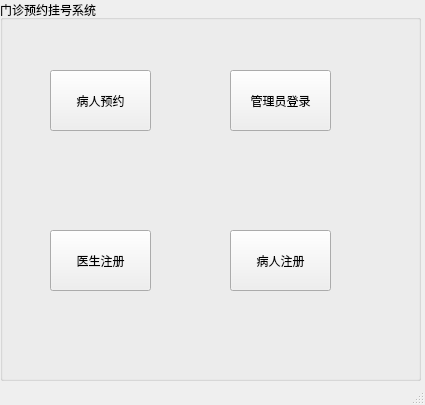
<?xml version="1.0" encoding="UTF-8"?>
<ui version="4.0">
 <class>MainWindow</class>
 <widget class="QMainWindow" name="MainWindow">
  <property name="geometry">
   <rect>
    <x>0</x>
    <y>0</y>
    <width>425</width>
    <height>405</height>
   </rect>
  </property>
  <property name="windowTitle">
   <string>MainWindow</string>
  </property>
  <widget class="QWidget" name="centralwidget">
   <widget class="QGroupBox" name="groupBox">
    <property name="geometry">
     <rect>
      <x>0</x>
      <y>0</y>
      <width>421</width>
      <height>381</height>
     </rect>
    </property>
    <property name="title">
     <string>门诊预约挂号系统</string>
    </property>
    <widget class="QPushButton" name="patient">
     <property name="geometry">
      <rect>
       <x>50</x>
       <y>70</y>
       <width>101</width>
       <height>61</height>
      </rect>
     </property>
     <property name="text">
      <string>病人预约</string>
     </property>
    </widget>
    <widget class="QPushButton" name="adminastrator">
     <property name="geometry">
      <rect>
       <x>230</x>
       <y>70</y>
       <width>101</width>
       <height>61</height>
      </rect>
     </property>
     <property name="text">
      <string>管理员登录</string>
     </property>
    </widget>
    <widget class="QPushButton" name="doctor">
     <property name="geometry">
      <rect>
       <x>50</x>
       <y>230</y>
       <width>101</width>
       <height>61</height>
      </rect>
     </property>
     <property name="text">
      <string>医生注册</string>
     </property>
    </widget>
    <widget class="QPushButton" name="patientenroll">
     <property name="geometry">
      <rect>
       <x>230</x>
       <y>230</y>
       <width>101</width>
       <height>61</height>
      </rect>
     </property>
     <property name="text">
      <string>病人注册</string>
     </property>
    </widget>
   </widget>
  </widget>
  <widget class="QMenuBar" name="menubar">
   <property name="geometry">
    <rect>
     <x>0</x>
     <y>0</y>
     <width>425</width>
     <height>18</height>
    </rect>
   </property>
  </widget>
  <widget class="QStatusBar" name="statusbar"/>
 </widget>
 <resources/>
 <connections/>
</ui>
